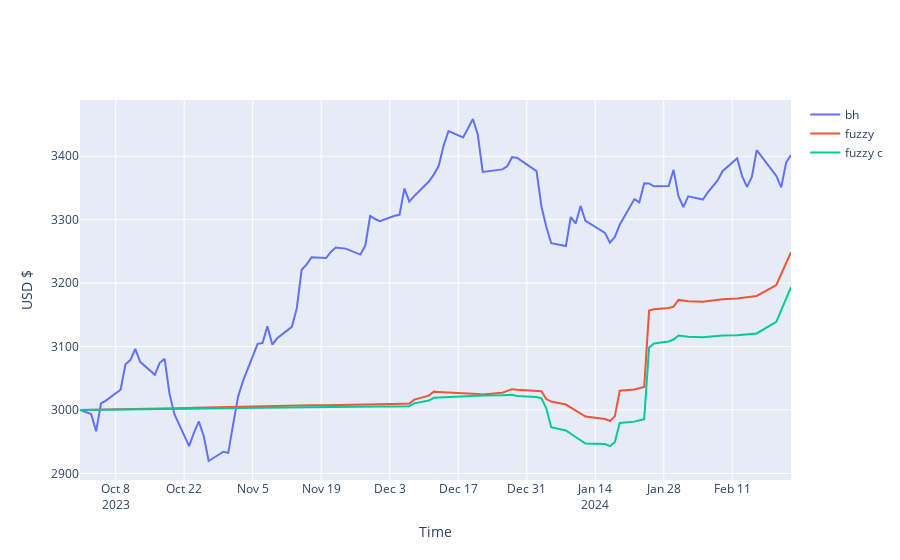

Notebook cell for this chart:
### Code cell
time_column = pd.to_datetime(data['time'], unit='s')
bh_column = data['bh']
fuzzy_column = data['fuzzy'].interpolate()
fuzzy_c_column = data['fuzzy c'].interpolate()

fig = go.Figure()
fig.add_trace(go.Scatter(x=time_column, y=bh_column, mode='lines', name='bh'))
fig.add_trace(go.Scatter(x=time_column, y=fuzzy_column, mode='lines', name='fuzzy'))
fig.add_trace(go.Scatter(x=time_column, y=fuzzy_c_column, mode='lines', name='fuzzy c'))
fig.update_layout(
    xaxis=dict(title='Time'),
    yaxis=dict(title='USD $'),
)

fig.show()
